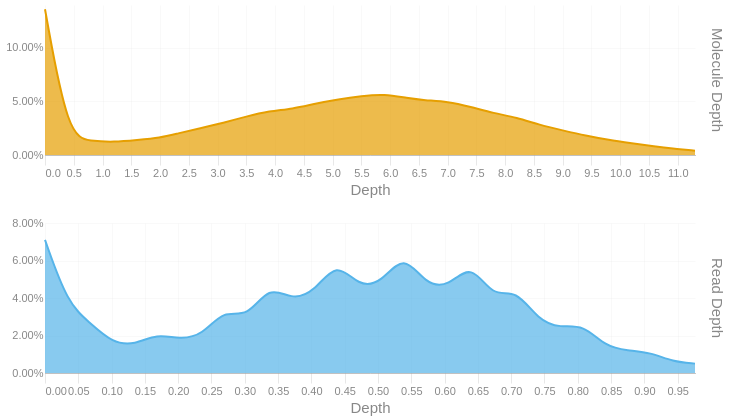

Source (notebook cell):
### Code cell
readdep = depth_hist(tb['Read Depth'], q99, 3)
readdep = readdep.with_columns(pl.lit('Read Depth').alias('Metric'))
if not SKIPLR:
    moldep = depth_hist(tb['Molecule Depth'], mol_q99, 1)
    moldep = moldep.with_columns(pl.lit('Molecule Depth').alias('Metric'))
    _hist = pl.concat([readdep, moldep])
    _hist = _hist.filter(pl.col('Proportion') != 0)
    with SafeRender(_hist):
        (
            alt.Chart(_hist)        
            .mark_area(interpolate = "basis")
            .encode(
                x=alt.X('Bin:Q').scale(domainMin=0).axis(alt.Axis(title='Depth')),
                y = alt.Y('Proportion:Q', title = None).axis(format = '.2%'),
                color = alt.Color('Metric:N').legend(None),
                row = alt.Row("Metric:N").header(title = None, labelOrient = 'right'),
                tooltip = [
                    alt.Tooltip("Metric:N", title = "Metric"),
                    alt.Tooltip('Interval:N', title = "Depth Interval"),
                    alt.Tooltip('Proportion:Q', title = "% Alignments").format('.2%')
                ]
            )
            .resolve_scale(x='independent', y='independent')
            .properties(
                height = 150, width = 650,
                usermeta={'embedOptions': {'downloadFileName': f'{samplename}.depth.hist'}}
            )
        ).display()
else:
    readdep = readdep.filter(pl.col('Proportion') != 0)
    with SafeRender(readdep):
        (
            alt.Chart(readdep)        
            .mark_area(interpolate = "basis")
            .encode(
                x=alt.X('Bin:Q').scale(domainMin=0).axis(alt.Axis(title='Depth')),
                y = alt.Y('Proportion:Q', title = None).axis(format = '.2%'),
                tooltip = [
                    alt.Tooltip('Interval:N', title = "Depth Interval"),
                    alt.Tooltip('Proportion:Q', title = "% Alignments").format('.2%')
                ]
            )
            .properties(
                usermeta={'embedOptions': {'downloadFileName': f'{samplename}.depth.hist'}}
            )
        ).display()

### Figure 1 — Vega-Lite specification as saved in the notebook (floating-point values rounded to 4 significant figures)
{"width": 650, "height": 150, "config": {"title": {"anchor": "start", "dy": -15, "fontSize": 18, "color": "#888888", "subtitleColor": "#888888", "subtitleFontSize": 14}, "arc": {"fill": "#0072B2"}, "axis": {"domainColor": "#888888", "domainWidth": 0.5, "gridWidth": 0.2, "grid": false, "titleFontWeight": 400, "titleFontSize": 15, "labelFontSize": 11, "labelColor": "#888888", "tickColor": "#888888", "tickWidth": 0.2, "titleColor": "#888888"}, "axisBand": {"grid": false}, "axisX": {"grid": true, "tickSize": 10, "domainCap": "round"}, "axisY": {"domain": false, "grid": true, "tickSize": 0, "domainCap": "round"}, "background": "transparent", "header": {"labelFontSize": 15, "labelColor": "#888888", "titleFontSize": 15, "titleFontWeight": 600, "titleColor": "#888888"}, "legend": {"labelFont": "sans-serif", "labelFontSize": 12, "labelColor": "#888888", "symbolSize": 100, "symbolType": "circle", "titleFontSize": 12, "titlePadding": 10, "titleColor": "#888888", "title": null}, "range": {"category": ["#E69F00", "#56B4E9", "#009E73", "#F0E442", "#0072B2", "#D55E00", "#CC79A7", "#000000"], "diverging": ["#cfe8f3", "#a2d4ec", "#73bfe2", "#46abdb", "#1696d2", "#12719e"]}, "area": {"fill": "#0072B2", "fillOpacity": 0.7, "line": true, "strokeOpacity": 0.7}, "line": {"color": "#0072B2", "stroke": "#0072B2", "strokeWidth": 2}, "trail": {"color": "#0072B2", "stroke": "#0072B2", "strokeWidth": 0, "size": 1}, "point": {"filled": true, "fillOpacity": 1.0, "size": 95}, "text": {"color": "#888888", "fontSize": 11, "align": "right", "fontWeight": 400, "size": 11}, "bar": {"fill": "#0072B2", "stroke": null}, "view": {"stroke": null, "continuousWidth": 660, "continuousHeight": 400}}, "data": {"name": "data-90e1282663efd0d4deadcfc8aad3b276"}, "mark": {"type": "area", "interpolate": "basis"}, "encoding": {"color": {"field": "Metric", "legend": null, "type": "nominal"}, "row": {"field": "Metric", "header": {"title": null, "labelOrient": "right"}, "type": "nominal"}, "tooltip": [{"field": "Metric", "title": "Metric", "type": "nominal"}, {"field": "Interval", "title": "Depth Interval", "type": "nominal"}, {"field": "Proportion", "format": ".2%", "title": "% Alignments", "type": "quantitative"}], "x": {"axis": {"title": "Depth"}, "field": "Bin", "scale": {"domainMin": 0}, "type": "quantitative"}, "y": {"axis": {"format": ".2%"}, "field": "Proportion", "title": null, "type": "quantitative"}}, "resolve": {"scale": {"x": "independent", "y": "independent"}}, "usermeta": {"embedOptions": {"downloadFileName": "TF26LRJL0027_5B_10484332_23Y22YLT4_L7.depth.hist"}}, "$schema": "https://vega.github.io/schema/vega-lite/v6.4.1.json", "datasets": {"data-90e1282663efd0d4deadcfc8aad3b276": [{"Bin": 0.0, "Interval": "0.0-0.034", "Proportion": 0.071, "Metric": "Read Depth"}, {"Bin": 0.034, "Interval": "0.034-0.067", "Proportion": 0.037, "Metric": "Read Depth"}, {"Bin": 0.067, "Interval": "0.067-0.101", "Proportion": 0.027, "Metric": "Read Depth"}, {"Bin": 0.101, "Interval": "0.101-0.135", "Proportion": 0.016, "Metric": "Read Depth"}, {"Bin": 0.135, "Interval": "0.135-0.168", "Proportion": 0.015, "Metric": "Read Depth"}, {"Bin": 0.168, "Interval": "0.168-0.202", "Proportion": 0.021, "Metric": "Read Depth"}, {"Bin": 0.202, "Interval": "0.202-0.236", "Proportion": 0.018, "Metric": "Read Depth"}, {"Bin": 0.236, "Interval": "0.236-0.269", "Proportion": 0.02, "Metric": "Read Depth"}, {"Bin": 0.269, "Interval": "0.269-0.303", "Proportion": 0.034, "Metric": "Read Depth"}, {"Bin": 0.303, "Interval": "0.303-0.337", "Proportion": 0.029, "Metric": "Read Depth"}, {"Bin": 0.337, "Interval": "0.337-0.37", "Proportion": 0.047, "Metric": "Read Depth"}, {"Bin": 0.37, "Interval": "0.37-0.404", "Proportion": 0.039, "Metric": "Read Depth"}, {"Bin": 0.404, "Interval": "0.404-0.438", "Proportion": 0.043, "Metric": "Read Depth"}, {"Bin": 0.438, "Interval": "0.438-0.471", "Proportion": 0.06, "Metric": "Read Depth"}, {"Bin": 0.471, "Interval": "0.471-0.505", "Proportion": 0.046, "Metric": "Read Depth"}, {"Bin": 0.505, "Interval": "0.505-0.539", "Proportion": 0.048, "Metric": "Read Depth"}, {"Bin": 0.539, "Interval": "0.539-0.572", "Proportion": 0.064, "Metric": "Read Depth"}, {"Bin": 0.572, "Interval": "0.572-0.606", "Proportion": 0.047, "Metric": "Read Depth"}, {"Bin": 0.606, "Interval": "0.606-0.64", "Proportion": 0.046, "Metric": "Read Depth"}, {"Bin": 0.64, "Interval": "0.64-0.673", "Proportion": 0.059, "Metric": "Read Depth"}, {"Bin": 0.673, "Interval": "0.673-0.707", "Proportion": 0.04, "Metric": "Read Depth"}, {"Bin": 0.707, "Interval": "0.707-0.741", "Proportion": 0.045, "Metric": "Read Depth"}, {"Bin": 0.741, "Interval": "0.741-0.774", "Proportion": 0.028, "Metric": "Read Depth"}, {"Bin": 0.774, "Interval": "0.774-0.808", "Proportion": 0.024, "Metric": "Read Depth"}, {"Bin": 0.808, "Interval": "0.808-0.842", "Proportion": 0.026, "Metric": "Read Depth"}, {"Bin": 0.842, "Interval": "0.842-0.875", "Proportion": 0.014, "Metric": "Read Depth"}, {"Bin": 0.875, "Interval": "0.875-0.909", "Proportion": 0.012, "Metric": "Read Depth"}, {"Bin": 0.909, "Interval": "0.909-0.943", "Proportion": 0.011, "Metric": "Read Depth"}, {"Bin": 0.943, "Interval": "0.943-0.976", "Proportion": 0.006, "Metric": "Read Depth"}, {"Bin": 0.976, "Interval": "0.976-1.01", "Proportion": 0.005, "Metric": "Read Depth"}, {"Bin": 0.0, "Interval": "0.0-0.4", "Proportion": 0.136, "Metric": "Molecule Depth"}, {"Bin": 0.4, "Interval": "0.4-0.8", "Proportion": 0.017, "Metric": "Molecule Depth"}, {"Bin": 0.8, "Interval": "0.8-1.2", "Proportion": 0.013, "Metric": "Molecule Depth"}, {"Bin": 1.2, "Interval": "1.2-1.6", "Proportion": 0.012, "Metric": "Molecule Depth"}, {"Bin": 1.6, "Interval": "1.6-2.0", "Proportion": 0.014, "Metric": "Molecule Depth"}, {"Bin": 2.0, "Interval": "2.0-2.3", "Proportion": 0.016, "Metric": "Molecule Depth"}, {"Bin": 2.3, "Interval": "2.3-2.7", "Proportion": 0.02, "Metric": "Molecule Depth"}, {"Bin": 2.7, "Interval": "2.7-3.1", "Proportion": 0.025, "Metric": "Molecule Depth"}, {"Bin": 3.1, "Interval": "3.1-3.5", "Proportion": 0.03, "Metric": "Molecule Depth"}, {"Bin": 3.5, "Interval": "3.5-3.9", "Proportion": 0.036, "Metric": "Molecule Depth"}, {"Bin": 3.9, "Interval": "3.9-4.3", "Proportion": 0.041, "Metric": "Molecule Depth"}, {"Bin": 4.3, "Interval": "4.3-4.7", "Proportion": 0.043, "Metric": "Molecule Depth"}, {"Bin": 4.7, "Interval": "4.7-5.1", "Proportion": 0.048, "Metric": "Molecule Depth"}, {"Bin": 5.1, "Interval": "5.1-5.5", "Proportion": 0.052, "Metric": "Molecule Depth"}, {"Bin": 5.5, "Interval": "5.5-5.9", "Proportion": 0.055, "Metric": "Molecule Depth"}, {"Bin": 5.9, "Interval": "5.9-6.3", "Proportion": 0.057, "Metric": "Molecule Depth"}, {"Bin": 6.3, "Interval": "6.3-6.6", "Proportion": 0.053, "Metric": "Molecule Depth"}, {"Bin": 6.6, "Interval": "6.6-7.0", "Proportion": 0.051, "Metric": "Molecule Depth"}, {"Bin": 7.0, "Interval": "7.0-7.4", "Proportion": 0.05, "Metric": "Molecule Depth"}, {"Bin": 7.4, "Interval": "7.4-7.8", "Proportion": 0.045, "Metric": "Molecule Depth"}, {"Bin": 7.8, "Interval": "7.8-8.2", "Proportion": 0.039, "Metric": "Molecule Depth"}, {"Bin": 8.2, "Interval": "8.2-8.6", "Proportion": 0.035, "Metric": "Molecule Depth"}, {"Bin": 8.6, "Interval": "8.6-9.0", "Proportion": 0.028, "Metric": "Molecule Depth"}, {"Bin": 9.0, "Interval": "9.0-9.4", "Proportion": 0.023, "Metric": "Molecule Depth"}, {"Bin": 9.4, "Interval": "9.4-9.8", "Proportion": 0.018, "Metric": "Molecule Depth"}, {"Bin": 9.8, "Interval": "9.8-10.2", "Proportion": 0.014, "Metric": "Molecule Depth"}, {"Bin": 10.2, "Interval": "10.2-10.6", "Proportion": 0.011, "Metric": "Molecule Depth"}, {"Bin": 10.6, "Interval": "10.6-10.9", "Proportion": 0.008, "Metric": "Molecule Depth"}, {"Bin": 10.9, "Interval": "10.9-11.3", "Proportion": 0.006, "Metric": "Molecule Depth"}, {"Bin": 11.3, "Interval": "11.3-11.73", "Proportion": 0.004, "Metric": "Molecule Depth"}]}}
